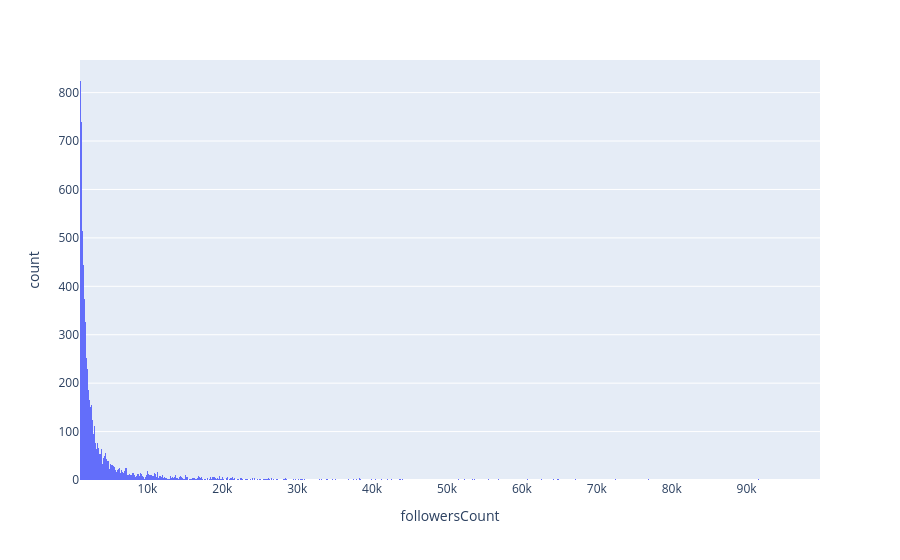

The cell this chart's notebook holds for it:
### Code cell
fig = px.histogram(twitterData[(twitterData['followersCount'] > 1000) & (twitterData['followersCount'] < 100000)], x="followersCount", nbins=1000)
fig.show()

### Figure 1 — Plotly figure (JSON) as saved in the notebook; plotly's stock layout.template omitted (floating-point values rounded to 4 significant figures; data arrays with more than 128 entries replaced by an {"elided": "..."} marker saying what was removed)
{"data": [{"alignmentgroup": "True", "bingroup": "x", "hovertemplate": "followersCount=%{x}<br>count=%{y}<extra></extra>", "legendgroup": "", "marker": {"color": "#636efa", "pattern": {"shape": ""}}, "name": "", "nbinsx": 1000, "offsetgroup": "", "orientation": "v", "showlegend": false, "type": "histogram", "x": {"elided": "9071 int values"}, "xaxis": "x", "yaxis": "y"}], "layout": {"barmode": "relative", "legend": {"tracegroupgap": 0}, "margin": {"t": 60}, "xaxis": {"anchor": "y", "domain": [0, 1], "title": {"text": "followersCount"}}, "yaxis": {"anchor": "x", "domain": [0, 1], "title": {"text": "count"}}}}
